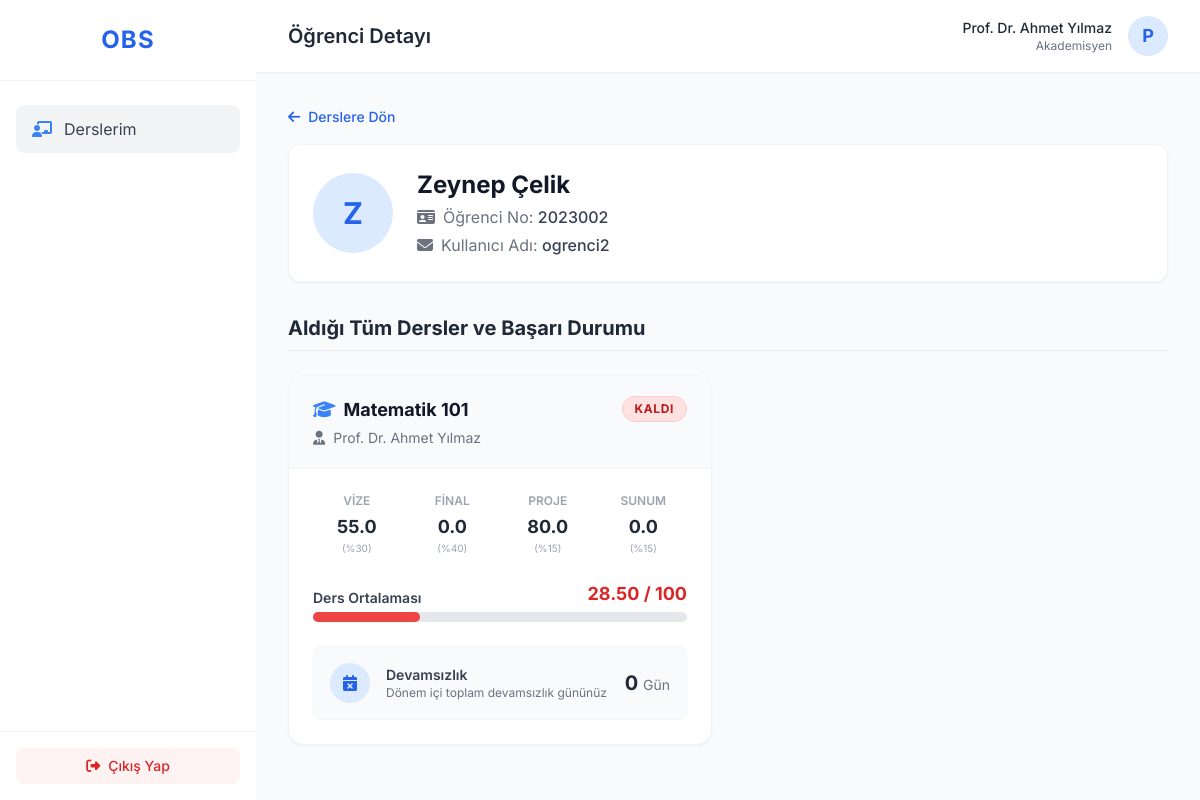
Screenshot of /student_detail/5 (signed in) with the database file from the repository.
### models.py (models this page shows)
class User(db.Model, UserMixin):
    __tablename__ = 'user'
    id = db.Column(db.Integer, primary_key=True)
    username = db.Column(db.String(50), unique=True, nullable=False)
    password = db.Column(db.String(255), nullable=False)
    role = db.Column(db.String(20), nullable=False) # 'admin', 'academician', 'student'
    name_surname = db.Column(db.String(100), nullable=False)
    student_number = db.Column(db.String(20), nullable=True) # Sadece öğrenciler için
    courses_taught = db.relationship('Course', backref='academician', lazy=True)
    enrollments = db.relationship('Enrollment', backref='student', lazy=True)

class Enrollment(db.Model):
    __tablename__ = 'enrollment'
    id = db.Column(db.Integer, primary_key=True)
    student_id = db.Column(db.Integer, db.ForeignKey('user.id'), nullable=False)
    course_id = db.Column(db.Integer, db.ForeignKey('course.id'), nullable=False)
    vize = db.Column(db.Float, default=0.0)
    final = db.Column(db.Float, default=0.0)
    proje = db.Column(db.Float, default=0.0)
    sunum = db.Column(db.Float, default=0.0)
    devamsizlik = db.Column(db.Integer, default=0)
    __table_args__ = (db.UniqueConstraint('student_id', 'course_id', name='_student_course_uc'),)

class Course(db.Model):
    __tablename__ = 'course'
    id = db.Column(db.Integer, primary_key=True)
    name = db.Column(db.String(100), nullable=False)
    academician_id = db.Column(db.Integer, db.ForeignKey('user.id'), nullable=True)
    enrollments = db.relationship('Enrollment', backref='course', lazy=True)

### app.py (the view)
@app.route('/student_detail/<int:student_id>')
@login_required
def student_detail(student_id):
    if current_user.role != 'academician':
        return "Yetkisiz Erişim", 403
    student = User.query.get_or_404(student_id)
    if student.role != 'student':
        return "Bu kullanıcı bir öğrenci değil.", 400
    enrollments = Enrollment.query.filter_by(student_id=student.id).all()
    return render_template('student_detail.html', student=student, enrollments=enrollments)

### app.py (called while the page is built)
@login_manager.user_loader
def load_user(user_id):
    return User.query.get(int(user_id))

### templates/student_detail.html (shortened to what this page needs)
{% extends "base.html" %}
{% block header_title %}Öğrenci Detayı{% endblock %}
{% block content %}
<div class="mb-4">
    <a href="{{ url_for('academician_dashboard') }}" class="inline-flex items-center text-sm font-medium text-blue-600 hover:text-blue-800 transition-colors">
        <i class="fa-solid fa-arrow-left mr-2"></i> Derslere Dön
    </a>
</div>
<div class="bg-white rounded-xl shadow-sm border border-gray-100 p-6 mb-8 flex items-center space-x-6">
    <div class="w-20 h-20 rounded-full bg-blue-100 flex items-center justify-center text-blue-600 font-bold text-3xl">
        {{ student.name_surname[0] }}
    </div>
    <div>
        <h2 class="text-2xl font-bold text-gray-900">{{ student.name_surname }}</h2>
        <p class="text-gray-500 mt-1"><i class="fa-solid fa-id-card mr-2"></i>Öğrenci No: <span class="font-medium text-gray-700">{{ student.student_number }}</span></p>
        <p class="text-gray-500 mt-1"><i class="fa-solid fa-envelope mr-2"></i>Kullanıcı Adı: <span class="font-medium text-gray-700">{{ student.username }}</span></p>
    </div>
</div>
<div class="mb-6">
    <h3 class="text-xl font-bold text-gray-800 border-b pb-2 mb-4">Aldığı Tüm Dersler ve Başarı Durumu</h3>
</div>
<div class="grid grid-cols-1 lg:grid-cols-2 gap-8">
    {% for en in enrollments %}
    {% set avg = (en.vize * 0.3) + (en.final * 0.4) + (en.proje * 0.15) + (en.sunum * 0.15) %}
    <div class="bg-white rounded-2xl shadow-sm border border-gray-100 overflow-hidden hover:shadow-md transition-shadow flex flex-col">
        <div class="bg-gray-50 px-6 py-5 border-b border-gray-100 flex justify-between items-start">
            <div>
                <h4 class="text-lg font-bold text-gray-900"><i class="fa-solid fa-graduation-cap mr-2 text-blue-500"></i>{{ en.course.name }}</h4>
                <p class="text-sm text-gray-500 mt-1"><i class="fa-solid fa-user-tie mr-1"></i> {{ en.course.academician.name_surname if en.course.academician else 'Belirtilmedi' }}</p>
            </div>
            {% if avg >= 50 %}
                <span class="px-3 py-1 bg-green-100 text-green-700 text-xs font-bold uppercase tracking-wider rounded-full border border-green-200">Geçti</span>
            {% else %}
                <span class="px-3 py-1 bg-red-100 text-red-700 text-xs font-bold uppercase tracking-wider rounded-full border border-red-200">Kaldı</span>
            {% endif %}
        </div>
        <div class="p-6 flex-1 flex flex-col justify-between space-y-6">
            <div class="grid grid-cols-4 gap-2 text-center">
                <div>
                    <p class="text-xs text-gray-400 font-semibold uppercase mb-1">Vize</p>
                    <p class="text-lg font-bold text-gray-800">{{ "%.1f"|format(en.vize) }}</p>
                    <p class="text-[10px] text-gray-400">(%30)</p>
                </div>
                <div>
                    <p class="text-xs text-gray-400 font-semibold uppercase mb-1">Final</p>
                    <p class="text-lg font-bold text-gray-800">{{ "%.1f"|format(en.final) }}</p>
                    <p class="text-[10px] text-gray-400">(%40)</p>
                </div>
                <div>
                    <p class="text-xs text-gray-400 font-semibold uppercase mb-1">Proje</p>
                    <p class="text-lg font-bold text-gray-800">{{ "%.1f"|format(en.proje) }}</p>
                    <p class="text-[10px] text-gray-400">(%15)</p>
                </div>
                <div>
                    <p class="text-xs text-gray-400 font-semibold uppercase mb-1">Sunum</p>
                    <p class="text-lg font-bold text-gray-800">{{ "%.1f"|format(en.sunum) }}</p>
                    <p class="text-[10px] text-gray-400">(%15)</p>
                </div>
            </div>
            <div>
                <div class="flex justify-between items-end mb-1">
                    <span class="text-sm font-semibold text-gray-700">Ders Ortalaması</span>
                    <span class="text-lg font-bold {% if avg >= 50 %}text-green-600{% else %}text-red-600{% endif %}">{{ "%.2f"|format(avg) }} / 100</span>
                </div>
                <div class="w-full bg-gray-200 rounded-full h-2.5">
                    <div class="h-2.5 rounded-full {% if avg >= 50 %}bg-green-500{% else %}bg-red-500{% endif %}" style="width: {{ avg }}%"></div>
                </div>
            </div>
            <div class="bg-gray-50 rounded-lg p-4 border border-gray-100 flex items-center justify-between">
                <div class="flex items-center">
                    <div class="w-10 h-10 rounded-full flex items-center justify-center {% if en.devamsizlik > 5 %}bg-red-100 text-red-600{% elif en.devamsizlik > 2 %}bg-yellow-100 text-yellow-600{% else %}bg-blue-100 text-blue-600{% endif %} mr-4">
                        <i class="fa-solid fa-calendar-xmark"></i>
                    </div>
                    <div>
                        <p class="text-sm font-semibold text-gray-700">Devamsızlık</p>
                        <p class="text-xs text-gray-500">Dönem içi toplam devamsızlık gününüz</p>
                    </div>
                </div>
                <div class="text-xl font-bold {% if en.devamsizlik > 5 %}text-red-600{% elif en.devamsizlik > 2 %}text-yellow-600{% else %}text-gray-800{% endif %}">
                    {{ en.devamsizlik }} <span class="text-sm font-normal text-gray-500">Gün</span>
                </div>
            </div>
        </div>
    </div>
    {% endfor %}
</div>
{% endblock %}

### templates/base.html (shortened to what this page needs)
<!DOCTYPE html>
<html lang="tr">
<head>
    <script src="https://cdn.tailwindcss.com"></script>
    <link rel="stylesheet" href="https://cdnjs.cloudflare.com/ajax/libs/font-awesome/6.4.0/css/all.min.css">
</head>
<body class="bg-gray-50 text-gray-800 relative">
    {% if current_user.is_authenticated %}
    <div class="flex h-screen overflow-hidden">
        <aside class="w-64 bg-white shadow-md flex-shrink-0 flex flex-col">
            <div class="p-6 border-b border-gray-100 flex items-center justify-center">
                <h1 class="text-2xl font-bold text-blue-600 tracking-wider">OBS</h1>
            </div>
            <nav class="flex-1 px-4 py-6 space-y-2 overflow-y-auto">
                {% if current_user.role == 'admin' %}
                    <a href="{{ url_for('admin_dashboard') }}" class="flex items-center px-4 py-3 text-gray-700 bg-gray-100 rounded-lg hover:bg-gray-200 transition-colors">
                        <i class="fa-solid fa-gauge mr-3 text-blue-500"></i> Yönetim Paneli
                    </a>
                {% elif current_user.role == 'academician' %}
                    <a href="{{ url_for('academician_dashboard') }}" class="flex items-center px-4 py-3 text-gray-700 bg-gray-100 rounded-lg hover:bg-gray-200 transition-colors">
                        <i class="fa-solid fa-chalkboard-user mr-3 text-blue-500"></i> Derslerim
                    </a>
                {% elif current_user.role == 'student' %}
                    <a href="{{ url_for('student_dashboard') }}" class="flex items-center px-4 py-3 text-gray-700 bg-gray-100 rounded-lg hover:bg-gray-200 transition-colors">
                        <i class="fa-solid fa-book-open mr-3 text-blue-500"></i> Notlar & Devamsızlık
                    </a>
                {% endif %}
            </nav>
            <div class="p-4 border-t border-gray-100">
                <a href="{{ url_for('logout') }}" class="flex items-center justify-center w-full px-4 py-2 text-sm font-medium text-red-600 bg-red-50 rounded-lg hover:bg-red-100 transition-colors">
                    <i class="fa-solid fa-right-from-bracket mr-2"></i> Çıkış Yap
                </a>
            </div>
        </aside>
        <main class="flex-1 flex flex-col overflow-hidden">
            <header class="bg-white shadow-sm z-10 py-4 px-8 flex justify-between items-center">
                <div>
                    <h2 class="text-xl font-semibold text-gray-800">
                        {% block header_title %}Hoş Geldiniz{% endblock %}
                    </h2>
                </div>
                <div class="flex items-center space-x-4">
                    <div class="text-right">
                        <p class="text-sm font-medium text-gray-800">{{ current_user.name_surname }}</p>
                        <p class="text-xs text-gray-500">
                            {% if current_user.role == 'admin' %} Yönetici
                            {% elif current_user.role == 'academician' %} Akademisyen
                            {% elif current_user.role == 'student' %} Öğrenci No: {{ current_user.student_number }}
                            {% endif %}
                        </p>
                    </div>
                    <div class="w-10 h-10 rounded-full bg-blue-100 flex items-center justify-center text-blue-600 font-bold text-lg">
                        {{ current_user.name_surname[0] }}
                    </div>
                </div>
            </header>
            <div class="flex-1 overflow-y-auto p-8 bg-gray-50">
                {% block content %}{% endblock %}
            </div>
        </main>
    </div>
    {% else %}
        {% block no_auth_content %}{% endblock %}
    {% endif %}
</body>
</html>

### templates/base.html (style rules this page uses)
body { font-family: 'Inter', sans-serif; }

### rows the page displays
User: name_surname "Prof. Dr. Ahmet Yılmaz", name_surname "P"
User: name_surname "Z", name_surname "Zeynep Çelik", student_number "2023002", username "ogrenci2"
Enrollment: course.name "Matematik 101", course.academician "Prof. Dr. Ahmet Yılmaz", vize "55.0", final "0.0", proje "80.0", sunum "0.0", avg "28.50", {{ avg }} 28.5 (drawn), devamsizlik "0"
